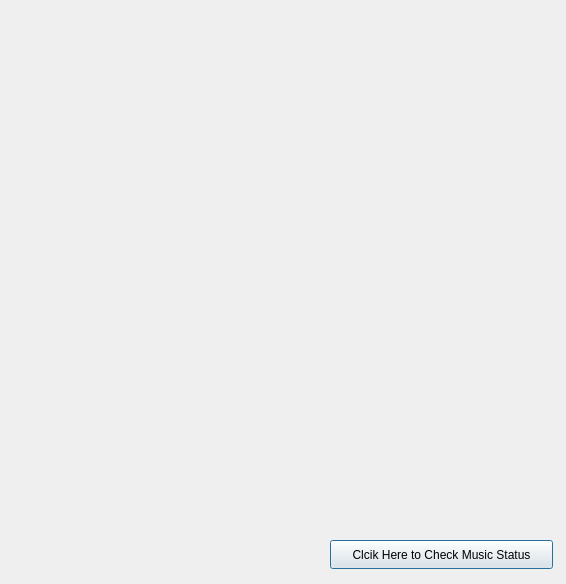
<?xml version="1.0" encoding="UTF-8"?>
<ui version="4.0">
 <class>FifthWindow</class>
 <widget class="QDialog" name="FifthWindow">
  <property name="geometry">
   <rect>
    <x>0</x>
    <y>0</y>
    <width>566</width>
    <height>584</height>
   </rect>
  </property>
  <property name="sizePolicy">
   <sizepolicy hsizetype="Fixed" vsizetype="Fixed">
    <horstretch>0</horstretch>
    <verstretch>0</verstretch>
   </sizepolicy>
  </property>
  <property name="windowTitle">
   <string>Dialog</string>
  </property>
  <widget class="QPushButton" name="pushButton">
   <property name="geometry">
    <rect>
     <x>330</x>
     <y>540</y>
     <width>223</width>
     <height>29</height>
    </rect>
   </property>
   <property name="sizePolicy">
    <sizepolicy hsizetype="Minimum" vsizetype="Minimum">
     <horstretch>0</horstretch>
     <verstretch>0</verstretch>
    </sizepolicy>
   </property>
   <property name="text">
    <string>Clcik Here to Check Music Status</string>
   </property>
  </widget>
 </widget>
 <resources/>
 <connections/>
</ui>
